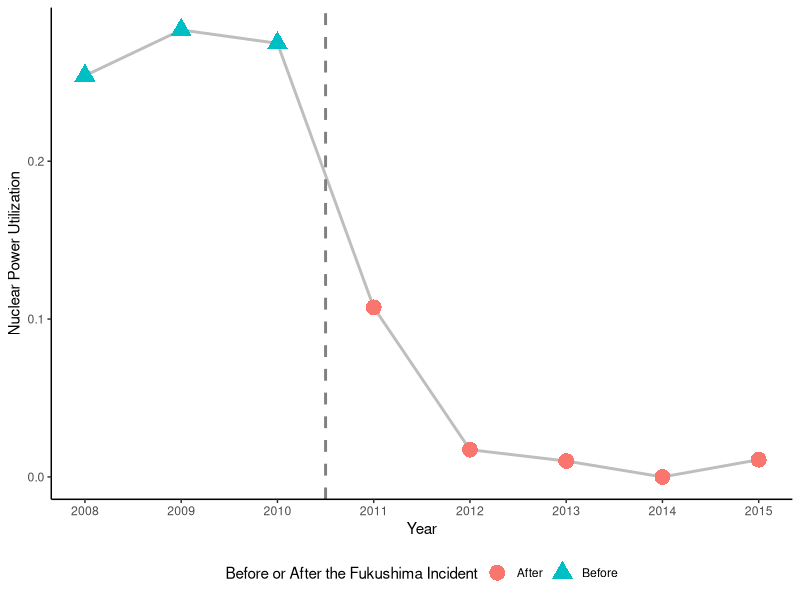
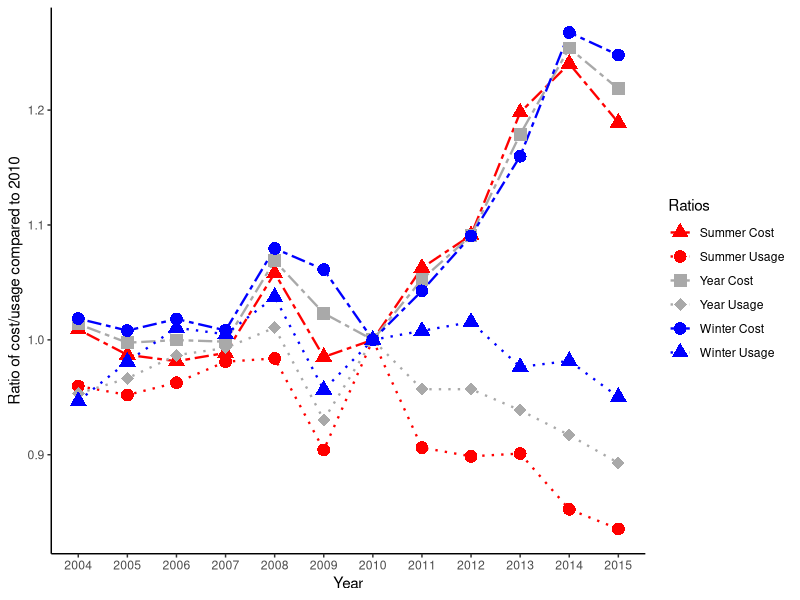

Write the R code that produced these figures, in order. (Note: this script raises an error after producing the figures.)
#### Preamble ####
# Purpose: Replicates Graphs With Data From the Original Paper
# Author: Moohaeng Sohn
# Date: February 12th, 2024
# Contact: alex.sohn@mail.utoronto.ca
# License: MIT
# Pre-requisites: Have the required data downloaded in the inputs/data folder


#### Workspace setup ####
library(tidyverse)
library(haven)

#### Load in Nuclear data ####
nuclear <- read_dta("inputs/data/nuclear.dta")

#### Make Nuclear Power Usage Graph ####
nuclear_graph_data <- nuclear |>
  group_by(year) |>
  summarize(
    total_energy = sum(all),
    total_nuclear = sum(nuclear),
    utilization = total_nuclear / total_energy
  ) |>
  mutate(
    # Mark dates before the Fukushima Incident
    before_incident = if_else(as.Date(paste(year, "12-01", sep="-")) < as.Date("2011-03-11"), "Before", "After")
  )
nuclear_graph_data|>
  ggplot(aes(x=year, y=utilization)) +
  geom_line(color="gray",
            size=1) +
  geom_point(aes(color=before_incident,
                 shape=before_incident),
             size = 5) +
  geom_vline(xintercept = 2010.5,
             color= "#808080",
             linetype = "dashed",
             size = 1) +
  theme_classic() +
  scale_x_continuous(breaks = seq(2008, 2015, by=1)) +
  labs(
    x= "Year",
    y = "Nuclear Power Utilization",
    color = "Before or After the Fukushima Incident",
    shape = "Before or After the Fukushima Incident"
  ) + 
  theme(legend.position = 'bottom')

#### Load Electricity Usage and Cost Data ####
ec_usage_cost <- tibble(read_dta("inputs/data/elec_region.dta"))

#### Replicate Electricity Usage and Cost Graph ####
ec_graph_data <- ec_usage_cost |>
  filter(month %in% c(12,1,2,3,7,8,9)) |>
  mutate(
    season = if_else(month %in% c(12,1,2,3), "Winter", "Summer")
  ) |>
  group_by(year, season) |>
  summarize(
    avg_cost = mean(ptotal),
    avg_usage = mean(total)
  ) |>
  ungroup()

# Get 2010 winter averages
winter_2010_avg_ec_usage <- ec_graph_data |>
  filter(year == 2010 & season == "Winter") |>
  pull('avg_usage')
winter_2010_avg_ec_cost <- ec_graph_data |>
  filter(year == 2010 & season == "Winter") |>
  pull('avg_cost')

# Get 2010 Summer averages
summer_2010_avg_ec_usage <- ec_graph_data |>
  filter(year == 2010 & season == "Summer") |>
  pull('avg_usage')
summer_2010_avg_ec_cost <- ec_graph_data |>
  filter(year == 2010 & season == "Summer") |>
  pull('avg_cost')

# Make a new row with all the ratios
ec_graph_data <- ec_graph_data |>
  mutate(
    cost_ratio = if_else(season == "Summer",
                         avg_cost / summer_2010_avg_ec_cost,
                         avg_cost / winter_2010_avg_ec_cost),
    usage_ratio = if_else(season == "Summer",
                         avg_usage / summer_2010_avg_ec_usage,
                         avg_usage / winter_2010_avg_ec_usage)
  )

# Make 2 vectors with average of those 2 seasons
# One for Usage ratio
# One for Cost ratio
yearly_avg_usage <- c()
yearly_avg_cost <- c()

# For each year get the average usage and average cost and add to the vector
for (y in 2004:2015){
  curr_avg_usage <- ec_graph_data |>
    filter(year == y) |>
    pull(usage_ratio)
  curr_avg_cost <- ec_graph_data |>
    filter(year == y) |>
    pull(cost_ratio)
  print(curr_avg_cost)
  # we need double for yearly avg because there's summer and winter rows per year
  yearly_avg_usage <- c(yearly_avg_usage, mean(curr_avg_usage), mean(curr_avg_usage))
  yearly_avg_cost <- c(yearly_avg_cost, mean(curr_avg_cost), mean(curr_avg_cost))
}

# Add in the average usage and average cost column
final_ec_graph_data <- ec_graph_data |>
  mutate(
    yearly_cost = yearly_avg_cost,
    yearly_usage = yearly_avg_usage
  ) |>
  select(
    -avg_cost,
    -avg_usage
  ) |>
  pivot_longer(
    cols = -c(year, season),
    names_to = "dataType",
    values_to = "values"
  ) |>
  # filter out winter yearly cost rows as it overlaps with summer yearly cost rows (they contain same info)
  filter(!((dataType == "yearly_cost" | dataType == "yearly_usage") & season == "Winter")) |>
  # Add season to datatype so we can separate it when we graph
  mutate(
    dataType = paste(season, dataType, sep="-")
  )

final_ec_graph_data |>
  ggplot(aes(x = year)) +
  theme_classic() +
  scale_x_continuous(breaks = seq(2004, 2015, by=1)) +
  scale_linetype_manual(values=c("twodash", "dotted", "twodash", "dotted", "twodash", "dotted"),
                        labels=c('Summer Cost', 'Summer Usage', 'Year Cost', 'Year Usage', 'Winter Cost', 'Winter Usage')) +
  scale_shape_manual(values=c(17, 16, 15, 18, 16, 17),
                     labels=c('Summer Cost', 'Summer Usage', 'Year Cost', 'Year Usage', 'Winter Cost', 'Winter Usage')) +
  scale_color_manual(
    values=c('red','red', 'darkgray', 'darkgray','blue','blue'),
    labels=c('Summer Cost', 'Summer Usage', 'Year Cost', 'Year Usage', 'Winter Cost', 'Winter Usage')
    ) +
  geom_line(
    aes(
      y = values,
      color = dataType,
      linetype = dataType
    ),
    size = 0.8
  ) +
  geom_point(
    aes(
      y = values,
      shape = dataType,
      color = dataType
    ),
    size = 4
  ) +
  labs(
    x = "Year",
    y = "Ratio of cost/usage compared to 2010",
    color = "Ratios",
    shape = "Ratios",
    linetype = "Ratios"
  )

#### Load in Saving Target and Consumption data ####
saving_target <- tibble(read_dta('inputs/data/saving_r.dta'))
consumption <- tibble(read_dta('inputs/data/elec_region.dta'))

#### Replicate Graph ####
# Organize saving target By year and area code
region_yearly_st <- saving_target |>
  mutate(
    id = paste(year, area_id, sep = "-"),
  ) |>
  group_by(id) |>
  summarize(
    st = mean(saving_rs)
  )

# Get total energy consumption by season and year and id
season_yearly_cons <- consumption |>
  filter(month %in% c(1,2,3, 7,8,9, 12)) |>
  mutate(
    season = if_else(month %in% c(1,2,3,12), "Winter", "Summer")
  ) |>
  group_by(season, year, area_id) |>
  summarize(
    total = sum(total)
  ) |>
  ungroup()

# Get 2010 winter consumption data by area and sort by area_id
winter_2010_cons <- season_yearly_cons |>
  filter(year == 2010 & season == "Winter") |>
  arrange(area_id) |>
  pull(total)

# Get 2010 summer ...
summer_2010_cons <- season_yearly_cons |>
  filter(year == 2010 & season == "Summer") |>
  arrange(area_id) |>
  pull(total)

# Get % change for each year and area id
perc_change <- season_yearly_cons |>
  mutate(
    change = 
      if_else(
        season == "Winter",
        # Use the fact that winter_2010_cons[area_id] gives us 2010 consumption 
        total / winter_2010_cons[area_id] - 1,
        total / summer_2010_cons[area_id] - 1
      )
  ) |>
  # Only using data past 2010 
  filter(year > 2010) |>
  mutate(
    id = paste(year, area_id, sep = "-"),
  ) |>
  select(
    season,
    id,
    change
  )
  
# Merge 2 tibbles
merged_table <- left_join(
  perc_change,
  region_yearly_st,
  by = "id"
)

# Make graph
merged_table |>
  ggplot(x = st, y = change) +
  geom_point(
    aes()
  )
  
  
